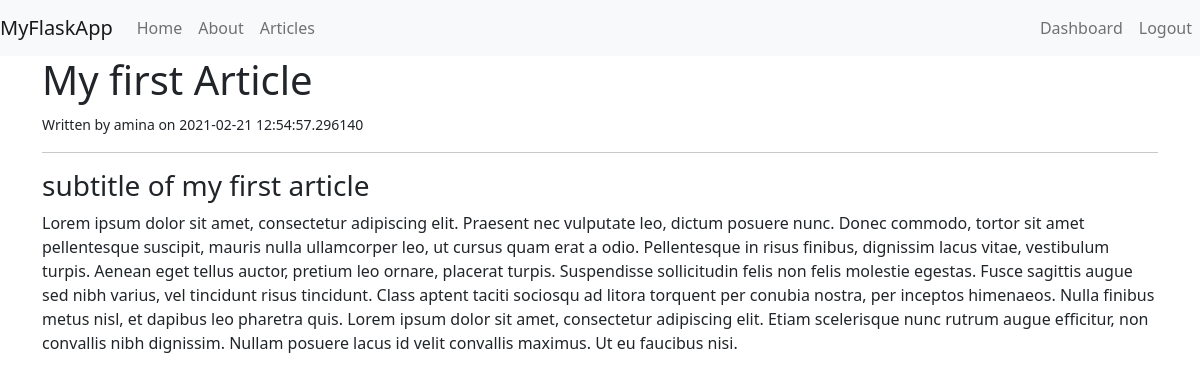
Screenshot of /article/1/ (signed in) with the database file from the repository.
### app.py (models this page shows, shortened)
class Articles(db.Model):
    __tablename__ = 'articles'
    id = db.Column(db.Integer, primary_key=True)
    title = db.Column(db.String(100))
    subtitle = db.Column(db.String(200))
    author = db.Column(db.String(200))
    body = db.Column(db.Text())
    create_date = db.Column(db.DateTime)

### app.py (the view)
@app.route('/article/<string:id>/')
def article(id):
    fetched_article= Articles.query.filter_by(id = id).first()
    return render_template('article.html', article=fetched_article)

### templates/article.html
{% extends 'layout.html' %}
{% block body %}
  <h1>{{article.title}}</h1>
  <small>Written by {{article.author}} on {{article.create_date}}</small>
  <hr>
  <div>
    <h3>{{article.subtitle}}</h3>
    {{article.body | safe}}
  </div>
{% endblock %}

### rows the page displays
Articles: title "My first Article", author "amina", create_date "2021-02-21 12:54:57.296140", subtitle "subtitle of my first article", body "Lorem ipsum dolor sit amet, consectetur adipiscing elit. Praesent nec vulputate leo, dictum posuere nunc. Donec commodo, tortor sit amet pellentesque suscipit, mauris nulla ullamcorper leo, ut cursus quam erat a odio. Pellentesque in risus finibus, dignissim lacus vitae, vestibulum turpis. Aenean eget tellus auctor, pretium leo ornare, placerat turpis. Suspendisse sollicitudin felis non felis molestie egestas. Fusce sagittis augue sed nibh varius, vel tincidunt risus tincidunt. Class aptent taciti sociosqu ad litora torquent per conubia nostra, per inceptos himenaeos. Nulla finibus metus nisl, et dapibus leo pharetra quis. Lorem ipsum dolor sit amet, consectetur adipiscing elit. Etiam…"
